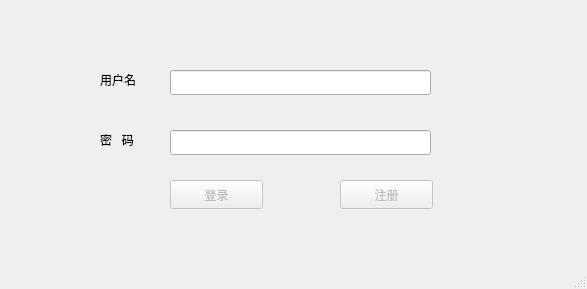
<?xml version="1.0" encoding="UTF-8"?>
<ui version="4.0">
 <class>Login</class>
 <widget class="QMainWindow" name="Login">
  <property name="geometry">
   <rect>
    <x>0</x>
    <y>0</y>
    <width>587</width>
    <height>289</height>
   </rect>
  </property>
  <property name="windowTitle">
   <string>Login</string>
  </property>
  <widget class="QWidget" name="centralwidget">
   <widget class="QLabel" name="label">
    <property name="geometry">
     <rect>
      <x>100</x>
      <y>70</y>
      <width>69</width>
      <height>20</height>
     </rect>
    </property>
    <property name="text">
     <string>用户名</string>
    </property>
   </widget>
   <widget class="QLabel" name="label_2">
    <property name="geometry">
     <rect>
      <x>100</x>
      <y>130</y>
      <width>69</width>
      <height>20</height>
     </rect>
    </property>
    <property name="text">
     <string>密   码</string>
    </property>
   </widget>
   <widget class="QLineEdit" name="lineEdit">
    <property name="geometry">
     <rect>
      <x>170</x>
      <y>70</y>
      <width>261</width>
      <height>25</height>
     </rect>
    </property>
   </widget>
   <widget class="QLineEdit" name="lineEdit_2">
    <property name="geometry">
     <rect>
      <x>170</x>
      <y>130</y>
      <width>261</width>
      <height>25</height>
     </rect>
    </property>
    <property name="echoMode">
     <enum>QLineEdit::Password</enum>
    </property>
   </widget>
   <widget class="QPushButton" name="pushButton">
    <property name="enabled">
     <bool>false</bool>
    </property>
    <property name="geometry">
     <rect>
      <x>170</x>
      <y>180</y>
      <width>93</width>
      <height>29</height>
     </rect>
    </property>
    <property name="text">
     <string>登录</string>
    </property>
   </widget>
   <widget class="QPushButton" name="pushButton_2">
    <property name="enabled">
     <bool>false</bool>
    </property>
    <property name="geometry">
     <rect>
      <x>340</x>
      <y>180</y>
      <width>93</width>
      <height>29</height>
     </rect>
    </property>
    <property name="text">
     <string>注册</string>
    </property>
   </widget>
  </widget>
  <widget class="QMenuBar" name="menubar">
   <property name="geometry">
    <rect>
     <x>0</x>
     <y>0</y>
     <width>587</width>
     <height>26</height>
    </rect>
   </property>
  </widget>
  <widget class="QStatusBar" name="statusbar"/>
 </widget>
 <resources/>
 <connections/>
</ui>
